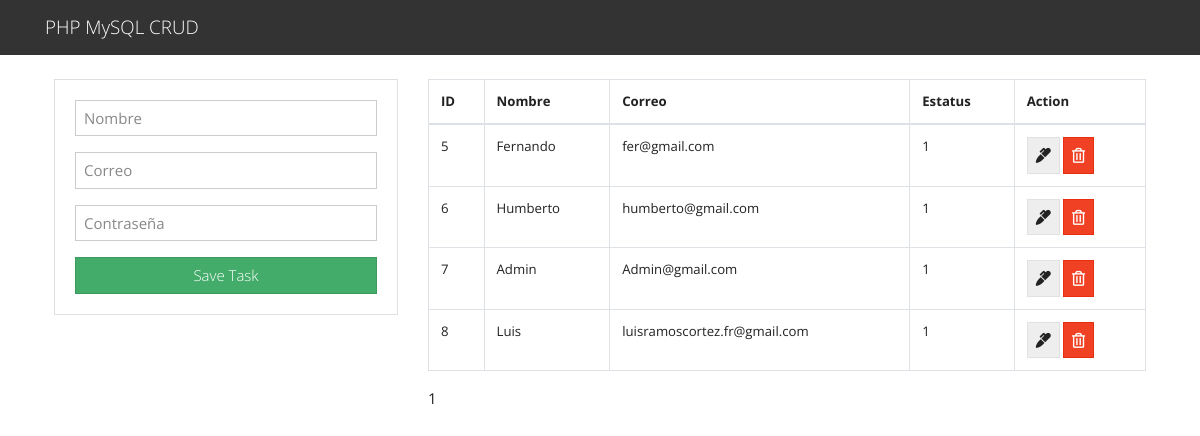
Page /Web2/crud/Usuario/index.php on the committed database.
### tables this page shows
CREATE TABLE `usuario` (
  `id` int(11) NOT NULL,
  `name` varchar(50) NOT NULL,
  `email` varchar(50) NOT NULL,
  `password` varchar(200) NOT NULL,
  `status` int(11) NOT NULL DEFAULT 1
);

### Web2/crud/Usuario/index.php (the view, shortened to what this page needs)
<?php include("C:/xampp/htdocs/Web2/crud/db.php"); ?>
<?php include('C:/xampp/htdocs/Web2/crud/includes/header.php'); ?>
<main class="container p-4">
  <div class="row">
    <div class="col-md-4">
      <div class="card card-body">
        <form action="save_task.php" method="POST">
          <div class="form-group">
            <input type="text" name="name" class="form-control" placeholder="Nombre" autofocus>
          </div>
          <div class="form-group">
            <input name="email" rows="2" class="form-control" placeholder="Correo"></input>
          </div>
          <div class="form-group">
            <input name="password" type='password' rows="2" class="form-control" placeholder="Contraseña"></input>
          </div>
          <input type="submit" name="save_task" class="btn btn-success btn-block" value="Save Task">
        </form>
      </div>
    </div>
    <div class="col-md-8">
      <table class="table table-bordered">
        <thead>
          <tr>
            <th>ID</th>
            <th>Nombre</th>
            <th>Correo</th>
            <th>Estatus</th>
            <th>Action</th>
          </tr>
        </thead>
        <tbody>
          <?php
          $query = "SELECT * FROM usuario";
          $result_tasks = mysqli_query($conn, $query);
          while($row = mysqli_fetch_assoc($result_tasks)) { ?>
          <tr>
            <td><?php echo $row['id']; ?></td>
            <td><?php echo $row['name']; ?></td>
            <td><?php echo $row['email']; ?></td>
            <td><?php echo $row['status']; ?></td>
            <td>
              <a href="edit.php?id=<?php echo $row['id']?>" class="btn btn-secondary">
                <i class="fas fa-marker"></i>
              </a>
              <a href="delete_task.php?id=<?php echo $row['id']?>" class="btn btn-danger">
                <i class="far fa-trash-alt"></i>
              </a>
            </td>
          </tr>
          <?php } ?>
        </tbody>
      </table>
      <?= $_SESSION['user_id']?>
    </div>
  </div>
</main>
<?php include('C:/xampp/htdocs/Web2/crud/includes/footer.php'); ?>

### Web2/crud/includes/header.php (shortened to what this page needs)
<!DOCTYPE html>
<html lang="en">
  <head>
    <link rel="stylesheet" href="https://bootswatch.com/4/yeti/bootstrap.min.css">
    <link rel="stylesheet" href="https://use.fontawesome.com/releases/v5.6.3/css/all.css">
  </head>
  <body>
    <nav class="navbar navbar-dark bg-dark">
      <div class="container">
        <a class="navbar-brand" href="index.php">PHP MySQL CRUD</a>
      </div>
    </nav>

### Web2/crud/includes/footer.php (shortened to what this page needs)
</body>
</html>

### rows in the picture
usuario: id "5", name "Fernando", email "fer@gmail.com", status "1"
usuario: id "6", name "Humberto", email "humberto@gmail.com", status "1"
usuario: id "7", name "Admin", email "Admin@gmail.com", status "1"
usuario: id "8", name "Luis", email "luisramoscortez.fr@gmail.com", status "1"

### other values in the picture
$_SESSION['user_id'] "1"
